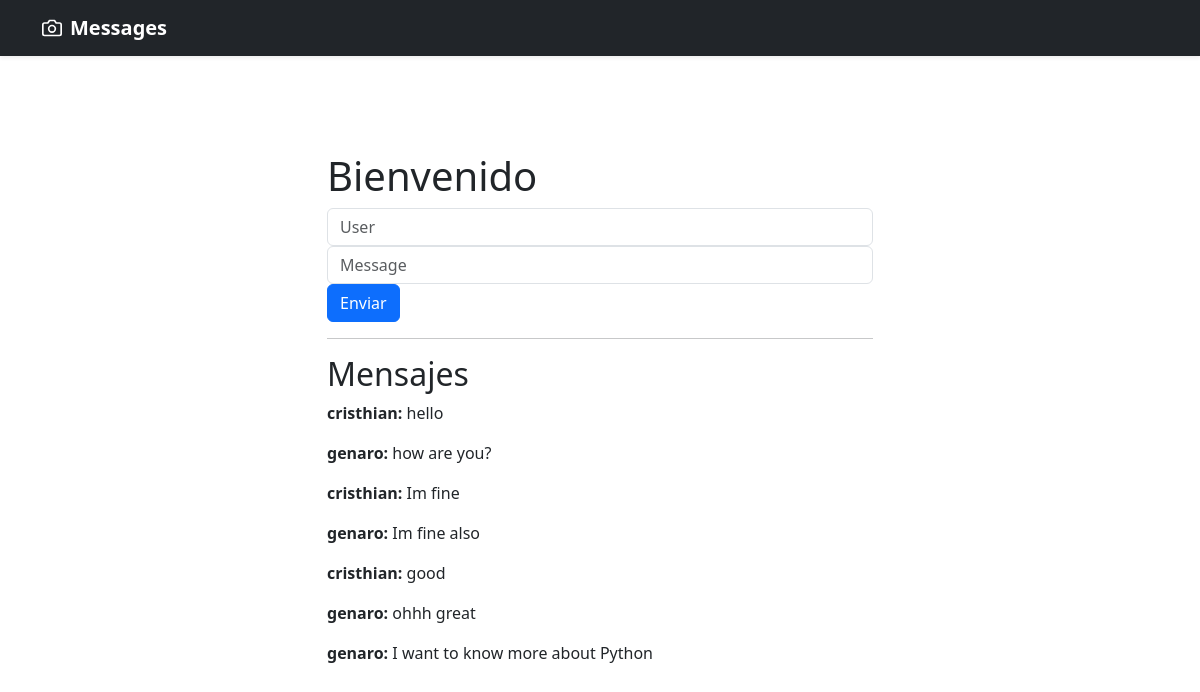
Before: / with the older database file.
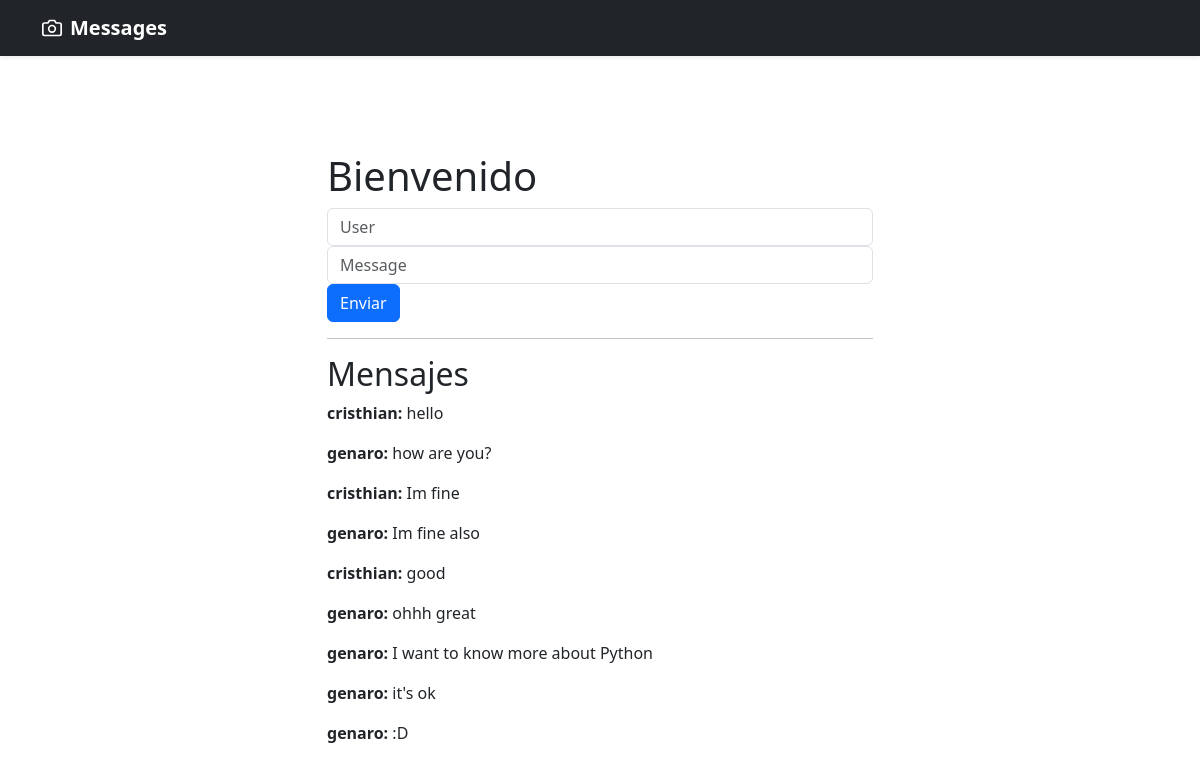
After: the same page with the newer database file.
### main.py (models this page shows, shortened)
class Message(db.Model):
    id = db.Column(db.Integer, primary_key=True, autoincrement=True)
    user = db.Column(db.Text, nullable=False)
    message = db.Column(db.Text, nullable=False)
    created_at = db.Column(db.DateTime(timezone=True), server_default=func.now())

### main.py (the view)
@app.route("/")
def home():
    messages_data = Message.query.all()
    messages = messages_schema.dump(messages_data)
    return render_template("home.html", messages=messages)

### templates/home.html (shortened to what this page needs)
<html>
    <head>
        <link href="https://cdn.jsdelivr.net/npm/bootstrap@5.3.2/dist/css/bootstrap.min.css" rel="stylesheet">
    </head>
    <body>
        <header data-bs-theme="dark">
            <div class="navbar navbar-dark bg-dark shadow-sm">
              <div class="container">
                <a href="/" class="navbar-brand d-flex align-items-center">
                  <strong>Messages</strong>
                </a>
              </div>
            </div>
          </header>
          <section class="py-5 container">
            <div class="row py-lg-5">
              <div class="col-lg-6 col-md-8 mx-auto">
                <h1>Bienvenido</h1>
                <form action="" method="POST" id="form">
                    <input type="text" name="username" id="username" class="form-control" placeholder="User" />
                    <input type="text" name="message" id="message" class="form-control" placeholder="Message" />
                    <button type="submit" class="btn btn-primary">Enviar</button>
                </form>
                <hr>
                <h2>Mensajes</h2>
                <div id="messages">
                    {% for message in messages %}
                    <p><b>{{ message.user }}:</b> {{ message.message }}</p>
                    {% endfor %}
                </div>
              </div>
            </div>
          </section>
    </body>
</html>

Changed rows visible on the page:
added Message: user "genaro", message "it's ok"
added Message: user "genaro", message ":D"
